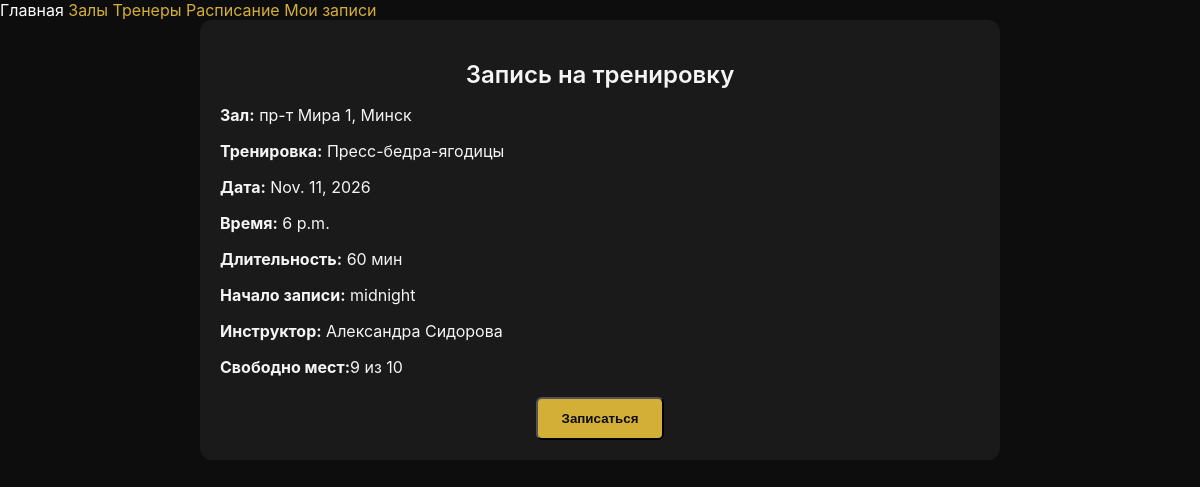
Page /records/create/5/ (signed in) on the committed database.
### training/models.py (models this page shows, shortened)
class Training(models.Model):
    gym = models.ForeignKey(Gym, on_delete=models.CASCADE, related_name='trainings', verbose_name='Зал')
    name = models.CharField(max_length=100, null=True, blank=True, verbose_name='Название тренировки')
    instructor = models.ForeignKey(Instructor, on_delete=models.SET_NULL,
                                   null=True, blank=True, related_name='trainings', verbose_name='Инструктор')
    date = models.DateField(verbose_name='Дата тренировки')
    training_time = models.TimeField(verbose_name='Время тренировки')
    duration = models.PositiveIntegerField(default=60, verbose_name='Длительность (мин)')
    max_participants = models.PositiveIntegerField(default=10, verbose_name='Количество мест')
    start_of_recording = models.TimeField(verbose_name='Начало записи') # todo datetime field
    activation = models.BooleanField(default=True, verbose_name='Активна')
    class Meta:
        verbose_name = "Тренировка"
        verbose_name_plural = "Тренировки"
    @property
    def start_datetime(self):
        return timezone.make_aware(
            datetime.combine(
                self.date,
                self.training_time
            )
        )
    @property
    def is_finished(self):
        return self.start_datetime < timezone.now()
    @property
    def free_places(self):
        return self.max_participants - self.records.count()
    @property
    def is_available_for_booking(self):
        return (
                not self.is_finished
                and self.free_places > 0
                and self.activation
        )

### gym/models.py (models this page shows, shortened)
class Gym(models.Model):
    address = models.CharField(max_length=255, unique=True, verbose_name='Адрес зала')
    open = models.TimeField(default="08:00", verbose_name="Открытие")
    close = models.TimeField(default="22:00", verbose_name="Закрытие")
    contact_phone = models.CharField(max_length=25, verbose_name='Номер телефона', null=True, blank=True)
    description = models.TextField(blank=True, null=True, verbose_name='Описание зала')
    photo = models.ImageField(
        upload_to='gyms/',
        null=True,
        blank=True,
        verbose_name='Фото зала'
    )
    class Meta:
        verbose_name = "Зал (филиал)"
        verbose_name_plural = "Залы (филиалы)"

### instructor/models.py (models this page shows, shortened)
class Instructor(models.Model):
    gym = models.ForeignKey(Gym, on_delete=models.CASCADE, related_name='instructors', verbose_name='Название зала')
    first_name = models.CharField(max_length=100, verbose_name="Имя")
    last_name = models.CharField(max_length=100, verbose_name="Фамилия")
    experience = models.PositiveIntegerField(verbose_name="Опыт (лет)", default=1)
    photo = models.ImageField(
        upload_to='instructors/',
        null=True,
        blank=True,
        verbose_name='Фото инструктора'
    )
    @property
    def full_name(self):
        return f"{self.first_name} {self.last_name}"
    class Meta:
        verbose_name = "Инструктор"
        verbose_name_plural = "Инструкторы"

### records/views.py (the view, shortened to what this page needs)
# urls.py: path('create/<int:training_id>/', CreateRecordView.as_view(), name='create_record'),
class CreateRecordView(LoginRequiredMixin, View):
    login_url = 'login'
    redirect_field_name = 'next'
    def get(self, request, training_id):
        training = get_object_or_404(
            Training,
            id=training_id
        )
        if not training.is_available_for_booking:
            messages.error(
                request,
                'Запись на эту тренировку недоступна.'
            )
            return redirect('records:week_trainings')
        return render(
            request,
            'create_record.html',
            {
                'training': training,
                'profile': request.user.profile
            }
        )

### records/templates/create_record.html (shortened to what this page needs)
{% extends 'base.html' %}
{% load static %}
{% block content %}
<div class="gym-detail">
    <div class="gym-card-detail">
        <h2 style="text-align:center;">Запись на тренировку</h2>
        <p><strong>Зал:</strong> {{ training.gym.address }}</p>
        <p><strong>Тренировка:</strong> {{ training.name }}</p>
        <p><strong>Дата:</strong> {{ training.date }}</p>
        <p><strong>Время:</strong> {{ training.training_time }}</p>
        <p><strong>Длительность:</strong> {{ training.duration }} мин</p>
        <p><strong>Начало записи:</strong> {{ training.start_of_recording }}</p>
        <p><strong>Инструктор:</strong> {{ training.instructor.full_name }}</p>
        <p><strong>Свободно мест:</strong>{{ training.free_places }} из {{ training.max_participants }}</p>
        <form method="post" style="margin-top:20px;">
            <div style="text-align:center; margin-top:20px;">
                {% if training.is_available_for_booking %}
                    <button type="submit" class="btn"> Записаться </button>
                {% elif training.is_finished %}
                    <button disabled class="btn"> Тренировка завершена </button>
                {% else %}
                    <button disabled class="btn">
                        Нет свободных мест
                    </button>
                {% endif %}
            </div>
        </form>
    </div>
</div>
{% endblock %}

### static/css/styles.css (style rules this page uses)
body { margin: 0; padding: 0; background: #0D0D0D; color: #F5F5F5; font-family: 'Inter', sans-serif; }
h1, h2, h3 { font-weight: 600; margin-bottom: 10px; }
.btn { display: inline-block; padding: 12px 24px; border-radius: 6px; background: #D4AF37; color: #0D0D0D; font-weight: 600; transition: 0.3s ease; }
.gym-detail { max-width: 800px; margin: 0 auto; }
.gym-card-detail { background: #1A1A1A; border-radius: 12px; padding: 20px; margin-bottom: 30px; }

### rows in the picture
Training: gym.address "пр-т Мира 1, Минск", name "Пресс-бедра-ягодицы", date "Nov. 11, 2026", training_time "6 p.m.", duration "60", start_of_recording "midnight", instructor.full_name "Александра Сидорова", free_places "9", max_participants "10"
